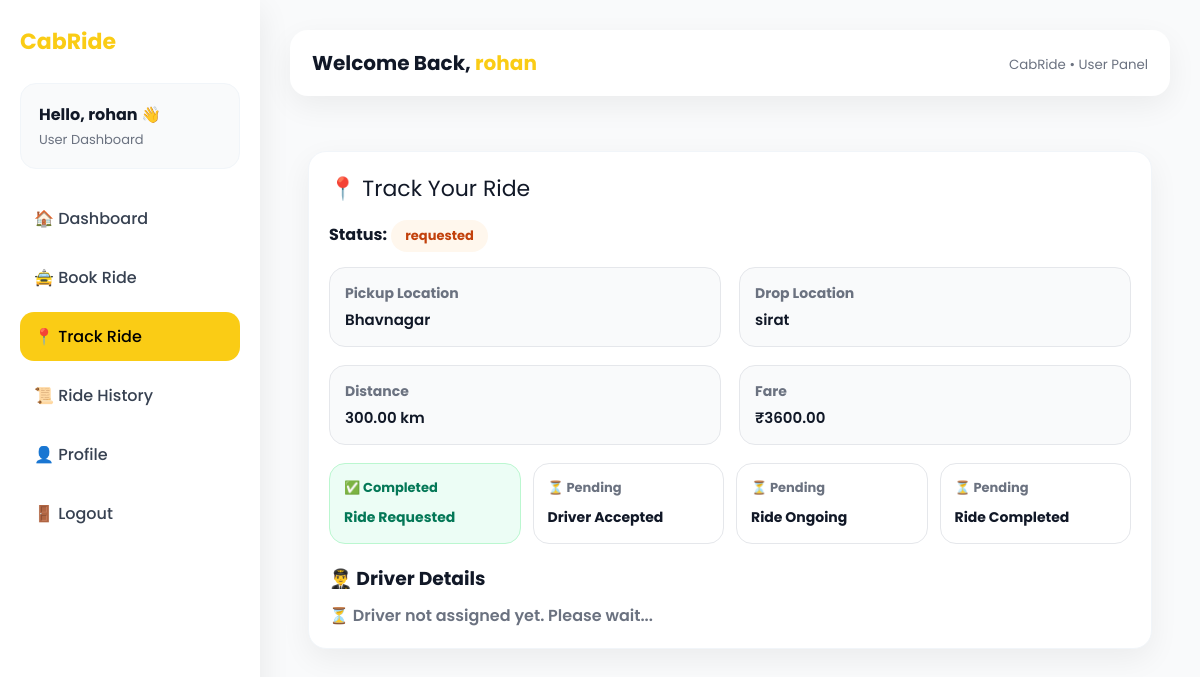
The app's page /User/track_ride.php (signed in), older data.
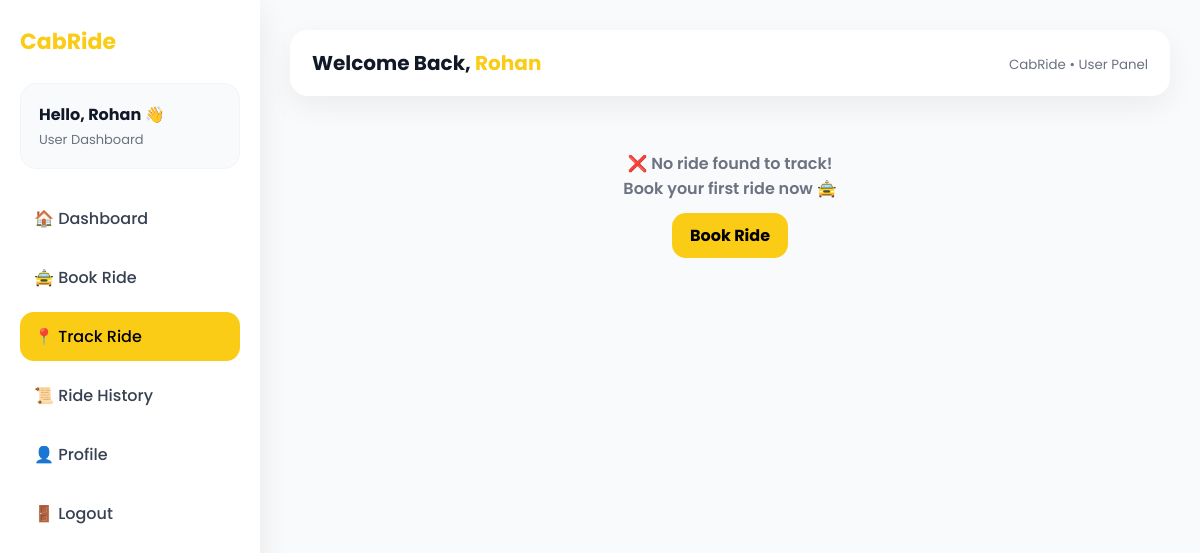
The same page, newer data.
### tables this page shows
CREATE TABLE `bookings` (
  `id` int(11) NOT NULL,
  `user_id` int(11) NOT NULL,
  `driver_id` int(11) DEFAULT NULL,
  `pickup_location` varchar(255) NOT NULL,
  `drop_location` varchar(255) NOT NULL,
  `distance_km` decimal(6,2) NOT NULL,
  `fare` decimal(10,2) NOT NULL,
  `status` enum('requested','accepted','ongoing','completed','cancelled') DEFAULT 'requested',
  `booking_time` timestamp NOT NULL DEFAULT current_timestamp(),
  `cancel_reason` varchar(200) DEFAULT NULL
);

### User/track_ride.php (the view, shortened to what the changed rows need)
<?php
include("../config/db.php");
$user_name = $_SESSION['user_name'];
$tmp_id = $_SESSION['user_id'];
$sql = "SELECT
    b.booking_time,
    b.status,
    b.pickup_location,
    b.drop_location,
    b.distance_km,
    b.fare,
    b.driver_id
FROM bookings b
WHERE b.user_id = $tmp_id
AND b.status NOT IN ('completed', 'cancelled')
ORDER BY b.booking_time DESC
LIMIT 1;
";
$result = mysqli_query($link, $sql);
?>
<!DOCTYPE html>
<html lang="en">
<head>
</head>
<body>
    <div class="wrapper">
        <div class="sidebar">
            <div class="profile-box">
                <h3>Hello, <?= $user_name; ?> 👋</h3>
                <p>User Dashboard</p>
            </div>
        </div>
        <div class="main">
            <div class="topbar">
                <h2>Welcome Back, <span><?= htmlspecialchars($user_name); ?></span></h2>
                <div>
                </div>
            </div>
            <?php if (mysqli_num_rows($result) > 0) {
                while ($row = mysqli_fetch_assoc($result)) {
                    extract($row);
                    $step1 = true;
                    $step2 = in_array($status, ['accepted', 'ongoing', 'completed']);
                    $step3 = in_array($status, ['ongoing', 'completed']);
                    $step4 = ($status == 'completed');
            ?>
                    <div class="container">
                        <div class="box">
                            <div class="title">📍 Track Your Ride</div>
                            <p style="margin-bottom:12px;">
                                <b>Status:</b>
                                <span class="badge <?= $status; ?>">
                                    <?= $status; ?>
                                </span>
                            </p>
                            <div class="grid">
                                <div class="info">
                                    <h4>Pickup Location</h4>
                                    <p><?= $pickup_location; ?></p>
                                </div>
                                <div class="info">
                                    <h4>Drop Location</h4>
                                    <p><?= $drop_location; ?></p>
                                </div>
                                <div class="info">
                                    <h4>Distance</h4>
                                    <p><?= $distance_km; ?> km</p>
                                </div>
                                <div class="info">
                                    <h4>Fare</h4>
                                    <p>₹<?= $fare; ?></p>
                                </div>
                            </div>
                            <div class="steps">
                                <div class="step <?= $step1 ? 'done' : '' ?>">
                                    <span><?= $step1 ? '✅ Completed' : '⏳ Pending' ?></span>
                                    <strong>Ride Requested</strong>
                                </div>
                                <div class="step <?= $step2 ? 'done' : '' ?>">
                                    <span><?= $step2 ? '✅ Completed' : '⏳ Pending' ?></span>
                                    <strong>Driver Accepted</strong>
                                </div>
                                <div class="step <?= $step3 ? 'done' : '' ?>">
                                    <span><?= $step3 ? '✅ Completed' : '⏳ Pending' ?></span>
                                    <strong>Ride Ongoing</strong>
                                </div>
                                <div class="step <?= $step4 ? 'done' : '' ?>">
                                    <span><?= $step4 ? '✅ Completed' : '⏳ Pending' ?></span>
                                    <strong>Ride Completed</strong>
                                </div>
                            </div>
                            <div style="margin-top:20px;">
                                <h3 style="margin-bottom:10px;">👨‍✈️ Driver Details</h3>
                                <?php if (!empty($driver_id)) {
                                    $sql = "select full_name,mobile,vehicle_type from drivers where id=$driver_id";
                                    $result = mysqli_query($link, $sql) or die(mysqli_error($link));
                                    $row = mysqli_fetch_assoc($result);
                                    extract($row);
                                ?>
                                    <div class="grid">
                                        <div class="info">
                                            <h4>Driver Name</h4>
                                            <p><?= $full_name; ?></p>
                                        </div>
                                        <div class="info">
                                            <h4>Driver Mobile</h4>
                                            <p><?= $mobile; ?></p>
                                        </div>
                                        <div class="info">
                                            <h4>Vehicle Type</h4>
                                            <p><?= $vehicle_type; ?></p>
                                        </div>
                                        <div class="info">
                                            <h4>Booking Time</h4>
                                            <p><?= $booking_time; ?></p>
                                        </div>
                                    </div>
                                <?php } else { ?>
                                    <p style="color:#6b7280;font-weight:600;">
                                        ⏳ Driver not assigned yet. Please wait...
                                    </p>
                                <?php } ?>
                            </div>
                        </div>
                    </div>
                <?php }
            } else { ?>
                <div class="no-ride">
                    ❌ No ride found to track! <br>
                    Book your first ride now 🚖
                    <br>
                    <a href="book_ride.php" class="btn">Book Ride</a>
                </div>
            <?php } ?>
        </div>
    </div>
</body>
</html>

Row changes from the older to the newer data that the page shows:
no longer on this page (row edited): bookings: status "requested", pickup_location "Bhavnagar", drop_location "sirat", distance_km "300.00", fare "3600.00", shows "⏳ Pending"
Text that changed along with them:
$user_name: "rohan" → "Rohan"
text now shown: "❌ No ride found to track! Book your first ride now 🚖 Book Ride"
